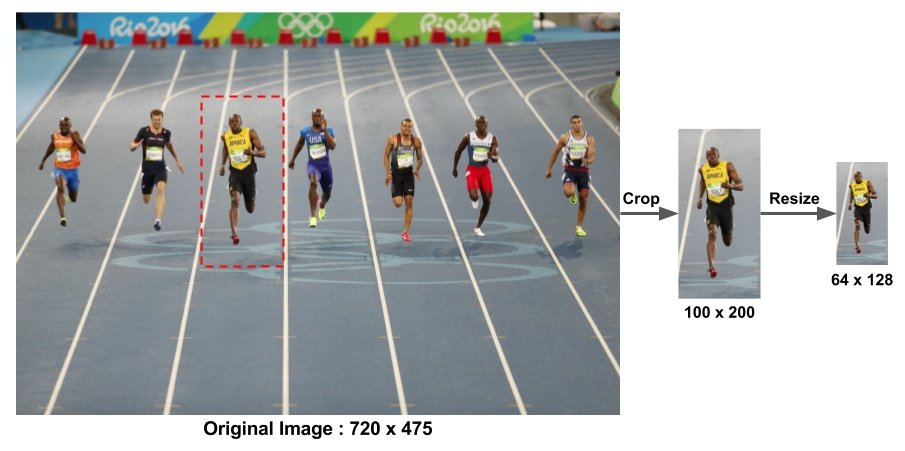
#> input picture assets/hog-preprocessing.jpg, 905 x 451 px
$ jupyter execute histogram_of_oriented_gradients.ipynb   (older library calls are emulated)
#> lines starting #> are read from the running program, lines starting #| are printed output that depends on the picture
# Histogram of Oriented Gradient (HOG)

[cell 1]
import cv2
import numpy as np
import matplotlib.pyplot as plt
from IPython.display import display

## Loading the image

[cell 2]
data_path = 'assets/hog-preprocessing.jpg'

[cell 3]
img = cv2.imread(data_path)
#> img is the input picture: shape (451, 905, 3); mean B, G, R 178.7, 178.9, 175.9
img = cv2.cvtColor(img, cv2.COLOR_BGR2RGB)
plt.imshow(img)
#> (this line was passed over: IPython is not available in this run)
plt.show()

## Extracting the required section

[cell 4]
display(img.shape)

After some trial and error I could get the image section

[cell 5]
img_section = img[100:260, 205:280,:]
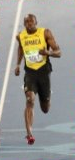
#> img_section: shape (160, 75, 3); mean R, G, B 150.5, 148.6, 141.7
display(img_section.shape)

[cell 6]
plt.imshow(img_section)
#> (this line was passed over: IPython is not available in this run)
plt.show()

## HOG Process

### Preprocessing

[cell 7]
image_reshaped = cv2.resize(img_section, (64, 128))
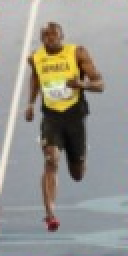
#> image_reshaped: shape (128, 64, 3) (shown 2 times larger); mean R, G, B 150.3, 148.5, 141.5
display(image_reshaped.shape)

[cell 8]
plt.imshow(image_reshaped)
#> (this line was passed over: IPython is not available in this run)
plt.show()

[cell 9]
image_reshaped = np.float32(image_reshaped)/255.0
plt.imshow(image_reshaped)
#> (this line was passed over: IPython is not available in this run)
plt.show()

### Horizontal and Vertical Gradients

[cell 10]
gx = cv2.Sobel(image_reshaped, cv2.CV_32F, 1, 0, 1)
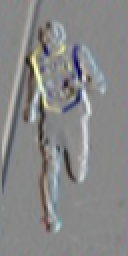
#> gx: shape (128, 64, 3) float32 (shown 2 times larger); mean R, G, B -0.00499, -0.00238, 9.48e-05; drawn with min black and max white
gy = cv2.Sobel(image_reshaped, cv2.CV_32F, 0, 1, 1)
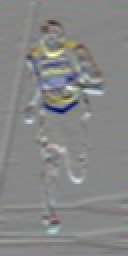
#> gy: shape (128, 64, 3) float32 (shown 2 times larger); mean R, G, B -0.0137, -0.0121, -0.00901; drawn with min black and max white

[cell 11]
mag, angle = cv2.cartToPolar(gx, gy, angleInDegrees=True)
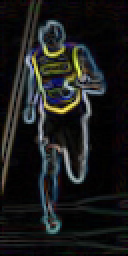
#> mag: shape (128, 64, 3) float32 (shown 2 times larger); mean R, G, B 0.287, 0.297, 0.294; drawn with min black and max white
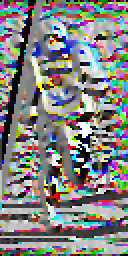
#> angle: shape (128, 64, 3) float32 (shown 2 times larger); mean R, G, B 185.6, 184.6, 182.9; drawn with min black and max white

[cell 12]
plt.imshow(gx)
#> (this line was passed over: IPython is not available in this run)
plt.show()

[cell 13]
plt.imshow(gy)
#> (this line was passed over: IPython is not available in this run)
plt.show()

[cell 14]
plt.imshow(mag)
#> (this line was passed over: IPython is not available in this run)

$ run again, with assets/adaptive.png saved as assets/hog-preprocessing.jpg
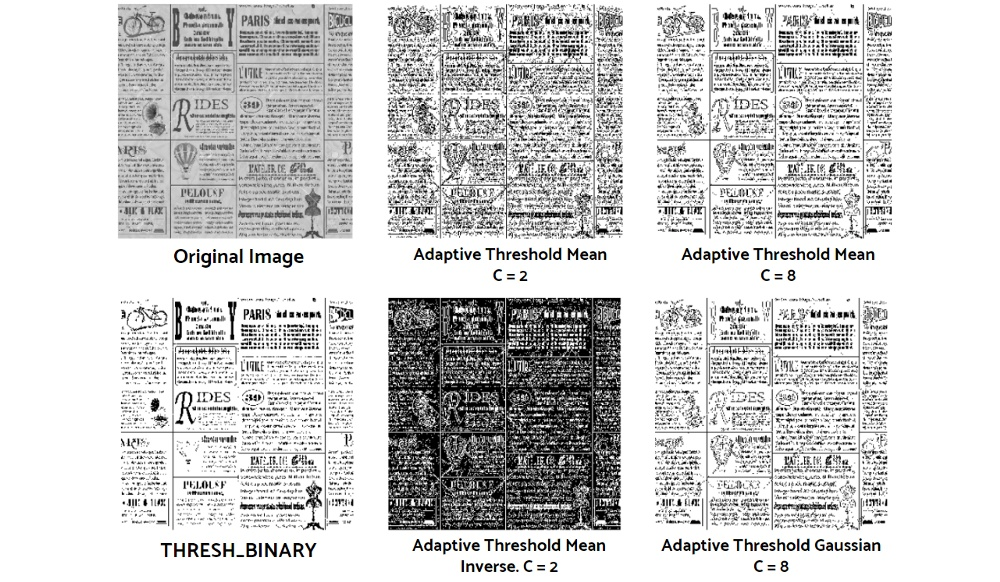
#> input picture assets/adaptive.png, 1000 x 582 px
#> img is the input picture: shape (582, 1000, 3); mean B, G, R 207.5, 207.6, 207.6
#> `mag, angle = cv2.cartToPolar(gx, gy, angleInDegrees=True)`:
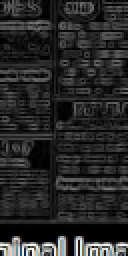
#> mag: shape (128, 64, 3) float32 (shown 2 times larger); mean R, G, B 0.622, 0.624, 0.624; drawn with min black and max white
#> `mag, angle = cv2.cartToPolar(gx, gy, angleInDegrees=True)`:
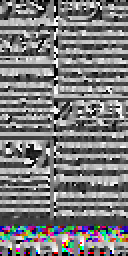
#> angle: shape (128, 64, 3) float32 (shown 2 times larger); mean R, G, B 175.5, 175, 176.3; drawn with min black and max white
